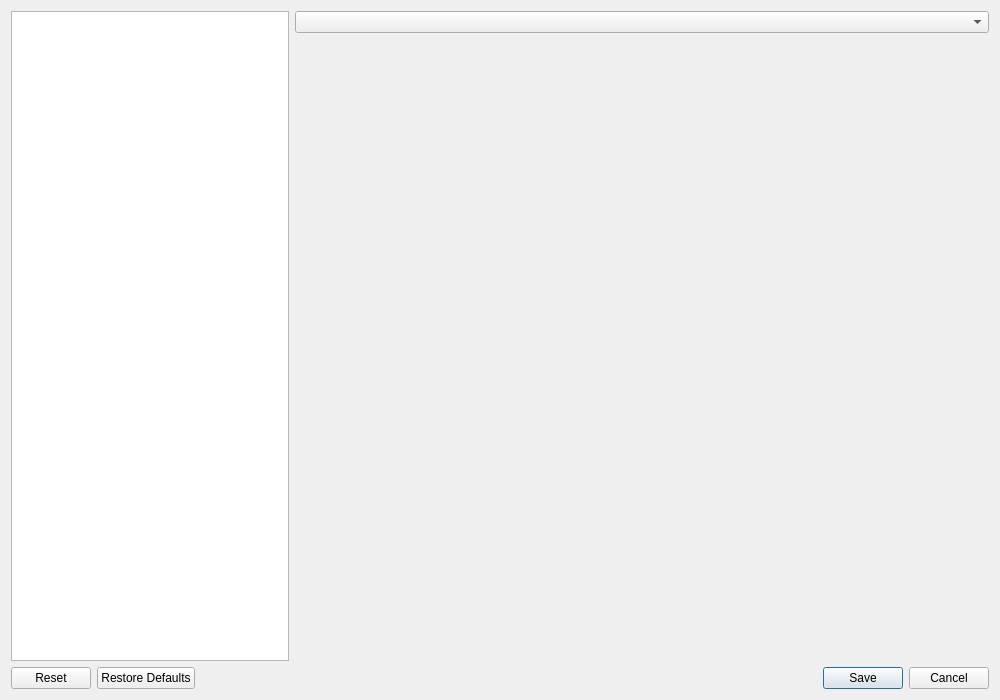
<?xml version="1.0" encoding="UTF-8"?>
<ui version="4.0">
 <class>SettingsWindow</class>
 <widget class="QDialog" name="SettingsWindow">
  <property name="windowModality">
   <enum>Qt::WindowModality::ApplicationModal</enum>
  </property>
  <property name="geometry">
   <rect>
    <x>0</x>
    <y>0</y>
    <width>1000</width>
    <height>700</height>
   </rect>
  </property>
  <property name="windowTitle">
   <string>Settings</string>
  </property>
  <layout class="QGridLayout" name="gridLayout">
   <item row="1" column="1">
    <widget class="QStackedWidget" name="stacked_pages">
     <property name="sizePolicy">
      <sizepolicy hsizetype="Preferred" vsizetype="Preferred">
       <horstretch>25</horstretch>
       <verstretch>0</verstretch>
      </sizepolicy>
     </property>
     <property name="currentIndex">
      <number>0</number>
     </property>
     <widget class="GeneralSettingsPage" name="general_settings_page"/>
     <widget class="DecklistImportSettingsPage" name="decklist_import_settings_page"/>
     <widget class="ExportSettingsPage" name="export_settings_page"/>
     <widget class="PrinterSettingsPage" name="printer_settings_page"/>
     <widget class="DefaultDocumentLayoutSettingsPage" name="default_document_layout_page"/>
     <widget class="PrintingPreferencesPage" name="printing_preferences_page"/>
     <widget class="DebugSettingsPage" name="debug_settings_page"/>
    </widget>
   </item>
   <item row="0" column="1">
    <widget class="QComboBox" name="page_selection_combo_box"/>
   </item>
   <item row="0" column="0" rowspan="2">
    <widget class="QListView" name="page_selection_list_view">
     <property name="sizePolicy">
      <sizepolicy hsizetype="Expanding" vsizetype="Expanding">
       <horstretch>10</horstretch>
       <verstretch>0</verstretch>
      </sizepolicy>
     </property>
     <property name="editTriggers">
      <set>QAbstractItemView::EditTrigger::NoEditTriggers</set>
     </property>
     <property name="iconSize">
      <size>
       <width>22</width>
       <height>22</height>
      </size>
     </property>
     <property name="uniformItemSizes">
      <bool>true</bool>
     </property>
    </widget>
   </item>
   <item row="2" column="0" colspan="2">
    <widget class="QDialogButtonBox" name="button_box">
     <property name="standardButtons">
      <set>QDialogButtonBox::StandardButton::Cancel|QDialogButtonBox::StandardButton::Reset|QDialogButtonBox::StandardButton::RestoreDefaults|QDialogButtonBox::StandardButton::Save</set>
     </property>
    </widget>
   </item>
  </layout>
 </widget>
 <customwidgets>
  <customwidget>
   <class>GeneralSettingsPage</class>
   <extends>QWidget</extends>
   <header>mtg_proxy_printer.ui.settings_window_pages</header>
   <container>1</container>
  </customwidget>
  <customwidget>
   <class>DecklistImportSettingsPage</class>
   <extends>QWidget</extends>
   <header>mtg_proxy_printer.ui.settings_window_pages</header>
   <container>1</container>
  </customwidget>
  <customwidget>
   <class>DefaultDocumentLayoutSettingsPage</class>
   <extends>QWidget</extends>
   <header>mtg_proxy_printer.ui.settings_window_pages</header>
   <container>1</container>
  </customwidget>
  <customwidget>
   <class>PrintingPreferencesPage</class>
   <extends>QWidget</extends>
   <header>mtg_proxy_printer.ui.settings_window_pages</header>
   <container>1</container>
  </customwidget>
  <customwidget>
   <class>DebugSettingsPage</class>
   <extends>QWidget</extends>
   <header>mtg_proxy_printer.ui.settings_window_pages</header>
   <container>1</container>
  </customwidget>
  <customwidget>
   <class>ExportSettingsPage</class>
   <extends>QWidget</extends>
   <header>mtg_proxy_printer.ui.settings_window_pages</header>
   <container>1</container>
  </customwidget>
  <customwidget>
   <class>PrinterSettingsPage</class>
   <extends>QWidget</extends>
   <header>mtg_proxy_printer.ui.settings_window_pages</header>
   <container>1</container>
  </customwidget>
 </customwidgets>
 <resources/>
 <connections>
  <connection>
   <sender>button_box</sender>
   <signal>accepted()</signal>
   <receiver>SettingsWindow</receiver>
   <slot>accept()</slot>
  </connection>
  <connection>
   <sender>button_box</sender>
   <signal>rejected()</signal>
   <receiver>SettingsWindow</receiver>
   <slot>reject()</slot>
  </connection>
 </connections>
</ui>
